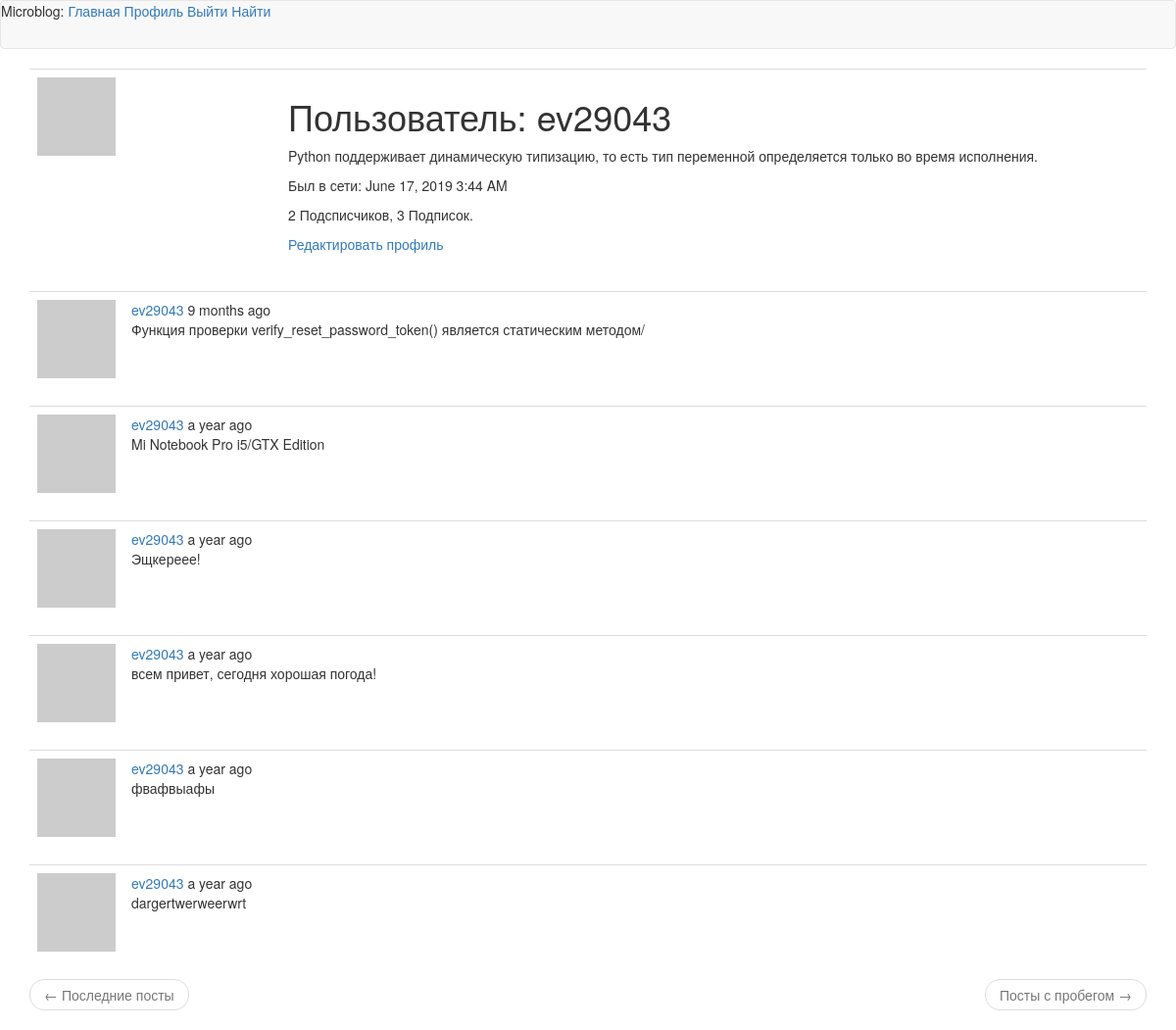
/user/ev29043 (signed in), run on the app's committed database.
### app/models.py (models this page shows, shortened)
class User(UserMixin, db.Model):
    id = db.Column(db.Integer, primary_key=True)
    username = db.Column(db.String(64), index=True, unique=True)
    email = db.Column(db.String(120), index=True, unique=True)
    password_hash = db.Column(db.String(128))
    posts = db.relationship('Post', backref='author', lazy='dynamic')
    about_me = db.Column(db.String(140))
    last_seen = db.Column(db.DateTime, default = datetime.utcnow)
    followed = db.relationship('User', secondary = followers,
        primaryjoin = (followers.c.follower_id == id),
        secondaryjoin = (followers.c.followed_id == id),
        backref = db.backref('followers', lazy = 'dynamic'), lazy = 'dynamic'
        )
    def avatar(self, size):
        digest = md5(self.email.lower().encode('utf-8')).hexdigest()
        return 'https://www.gravatar.com/avatar/{}?d=identicon&s={}'.format(
            digest, size)

class Post(db.Model):
    id = db.Column(db.Integer, primary_key=True)
    body = db.Column(db.String(140))
    timestamp = db.Column(db.DateTime, index=True, default = datetime.utcnow)
    user_id = db.Column(db.Integer, db.ForeignKey('user.id'))

### app/routes.py (the view)
@app.route('/user/<username>')
@login_required
def user(username):
    user = User.query.filter_by(username = username).first_or_404()
    page = request.args.get('page', 1, type = int)
    posts = user.posts.order_by(Post.timestamp.desc()).paginate(
        page, app.config['POSTS_PER_PAGE'], False)
    next_url = url_for('user', username = user.username, page = posts.next_num)\
        if posts.has_next else None
    prev_url = url_for('user', user = user.username, page = posts.prev_num)\
        if posts.has_prev else None
    return render_template('user.html', user=user, posts=posts.items,
                           next_url=next_url, prev_url=prev_url)

### app/models.py (called while the page is built)
@login.user_loader
def load_user(id):
    return User.query.get(int(id))

### app/routes.py (called while the page is built)
@app.before_request
def before_request():
    if current_user.is_authenticated :
        current_user.last_seen = datetime.utcnow()
        db.session.commit()

### app/templates/user.html
{% extends "base.html" %}
{% block app_content %}
    <table class="table table-hover">
        <tr>
            <td width="256px"><img src="{{ user.avatar(256) }}"></td>
            <td>
                <h1>Пользователь: {{ user.username }}</h1>
                {% if user.about_me %}<p>{{ user.about_me }}</p>{% endif %}
                {% if user.last_seen %}<p>Был в сети: {{ moment(user.last_seen).format('LLL') }}</p>{% endif %}
                <p>{{ user.followers.count() }} Подсписчиков, {{ user.followed.count() }} Подписок.</p>
                {% if user == current_user %}
                <p><a href="{{ url_for('edit_profile') }}">Редактировать профиль</a></p>
                {% elif not current_user.is_following(user) %}
                <p><a href="{{ url_for('follow', username=user.username) }}">Подписаться</a></p>
                {% else %}
                <p><a href="{{ url_for('unfollow', username=user.username) }}">Отписаться</a></p>
                {% endif %}
            </td>
        </tr>
    </table>
    {% for post in posts %}
        {% include '_post.html' %}
    {% endfor %}
    <nav aria-label="...">
        <ul class="pager">
            <li class="previous{% if not prev_url %} disabled{% endif %}">
                <a href="{{ prev_url or '#' }}">
                    <span aria-hidden="true">&larr;</span> Последние посты
                </a>
            </li>
            <li class="next{% if not next_url %} disabled{% endif %}">
                <a href="{{ next_url or '#' }}">
                    Посты с пробегом <span aria-hidden="true">&rarr;</span>
                </a>
            </li>
        </ul>
    </nav>
{% endblock %}

### app/templates/base.html (shortened to what this page needs)
{% extends 'bootstrap/base.html' %}
{% block navbar %}
    <nav class="navbar navbar-default">
            Microblog:
            <a href="{{ url_for('index') }}">Главная</a>
            {% if current_user.is_anonymous %}
            <a href="{{ url_for('login') }}">Войти</a>
            {% else %}
            <a href="{{ url_for('user', username=current_user.username) }}">Профиль</a>
            <a href="{{ url_for('logout') }}">Выйти</a>
            <a href="{{ url_for('explore') }}">Найти</a>
            {% endif %}
        </nav>
{% endblock %}
{% block content %}
    <div class="container">
        {% block app_content %}{% endblock %}
    </div>
{% endblock %}

### app/templates/_post.html
<table class="table table-hover">
    <tr>
        <td width="70px">
            <a href="{{ url_for('user', username=post.author.username) }}">
                <img src="{{ post.author.avatar(70) }}" />
            </a>
        </td>
        <td>
            <a href="{{ url_for('user', username=post.author.username) }}">
                {{ post.author.username }}
            </a>
            {{ _(Написал) }} {{ moment(post.timestamp).fromNow() }}
            <br>
            {{ post.body }}
        </td>
    </tr>
</table>

### data on the page
User: username "ev29043", about_me "Python поддерживает динамическую типизацию, то есть тип переменной определяется только во время исполнения.", last_seen "June 17, 2019 3:44 AM"
Post: author.username "ev29043", timestamp "9 months ago", body "Функция проверки verify_reset_password_token() является статическим методом/"
Post: author.username "ev29043", timestamp "a year ago", body "Mi Notebook Pro i5/GTX Edition"
Post: author.username "ev29043", timestamp "a year ago", body "Эщкереее!"
Post: author.username "ev29043", timestamp "a year ago", body "всем привет, сегодня хорошая погода!"
Post: author.username "ev29043", timestamp "a year ago", body "фвафвыафы"
Post: author.username "ev29043", timestamp "a year ago", body "dargertwerweerwrt"

### other printed values
{{ user.followers.count() }} "2"
{{ user.followed.count() }} "3"
